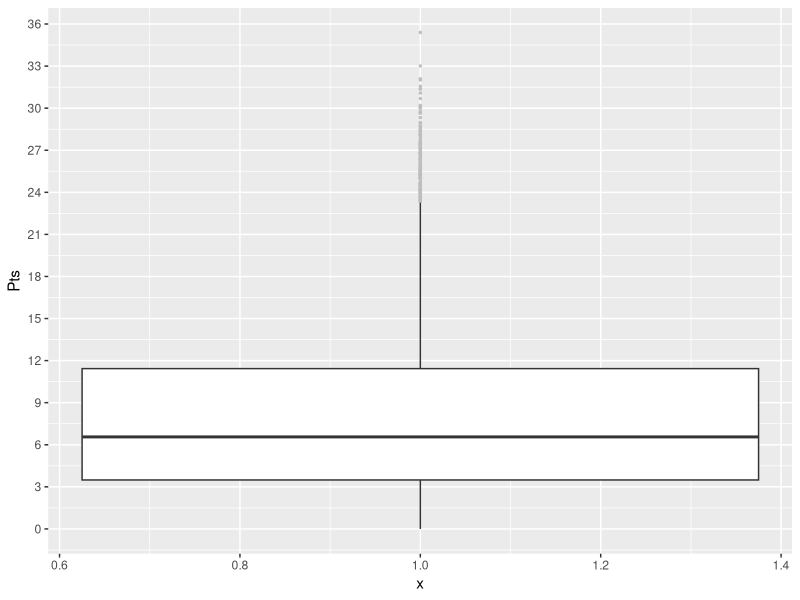
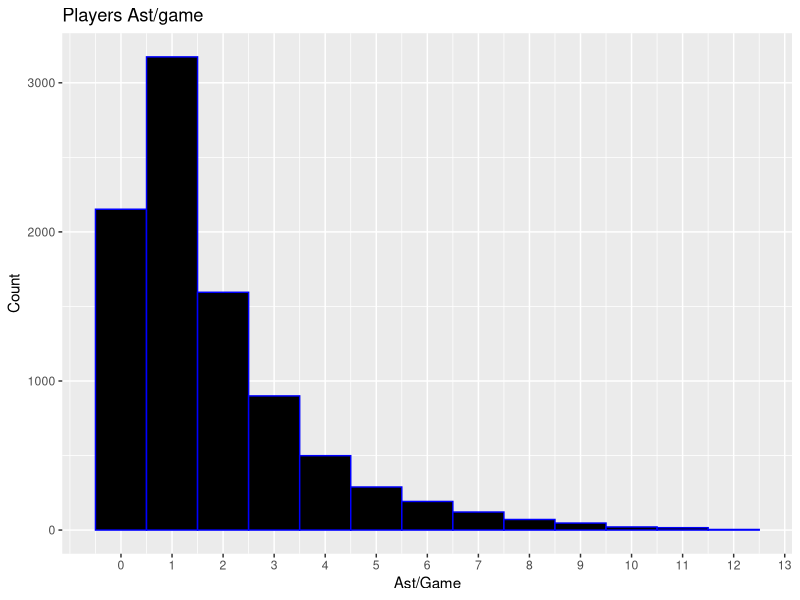
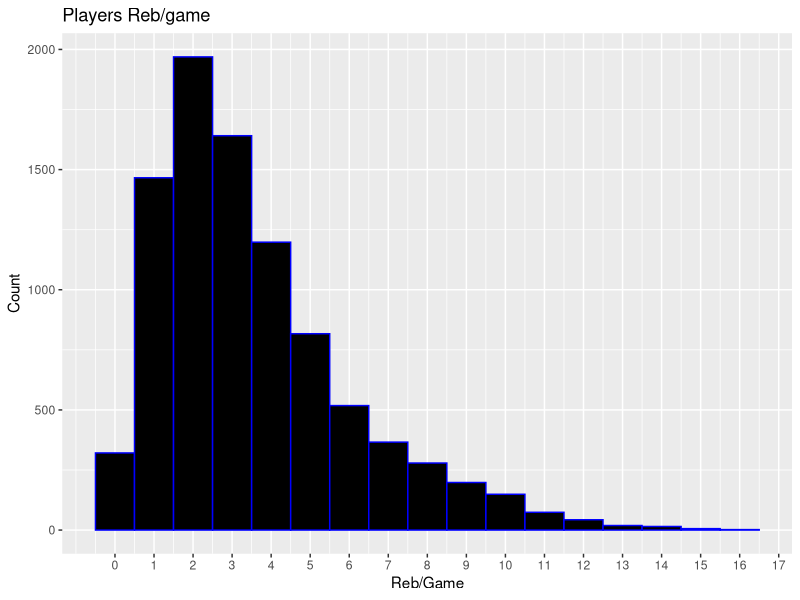
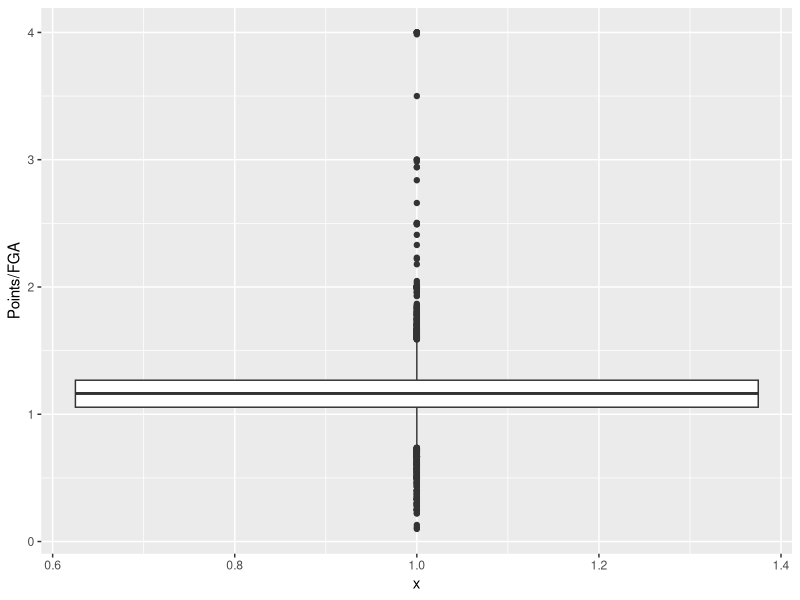
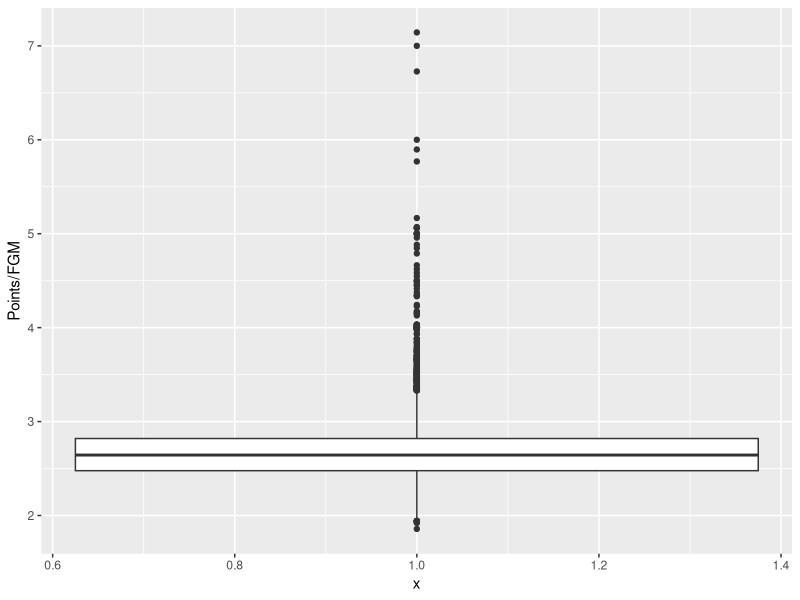
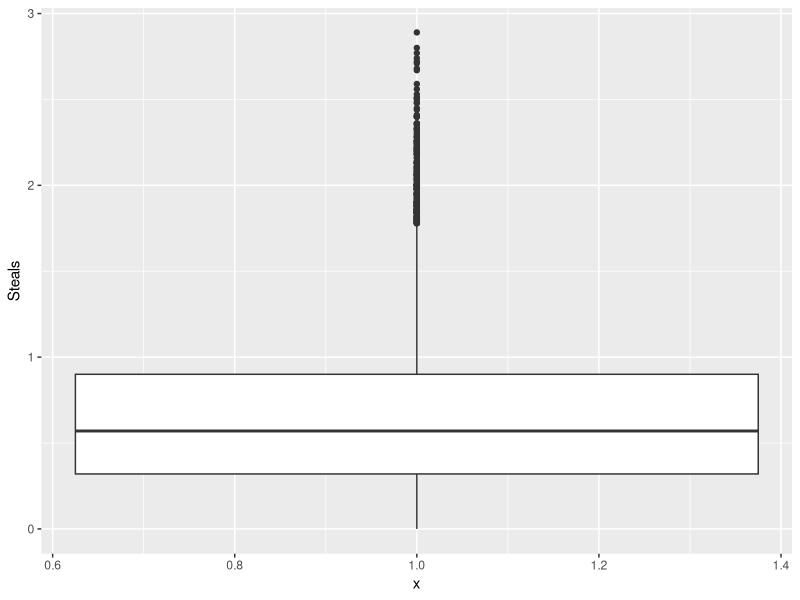
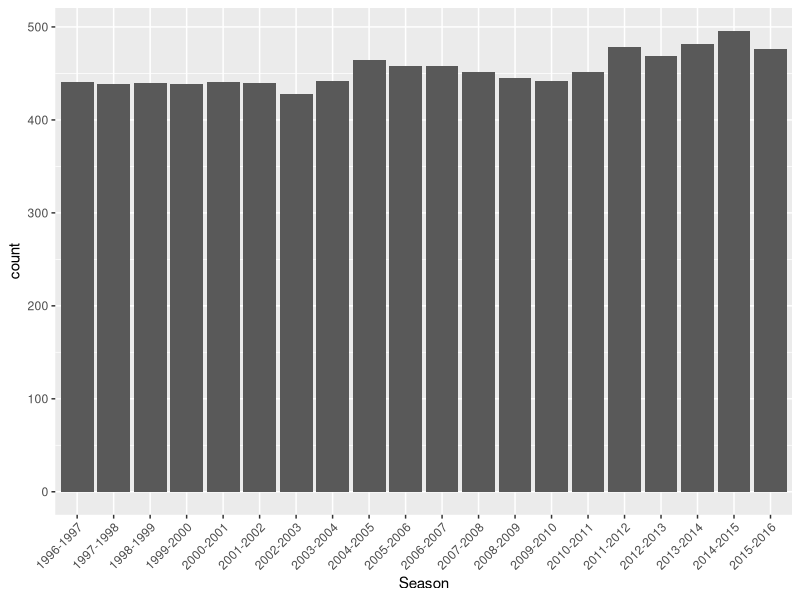
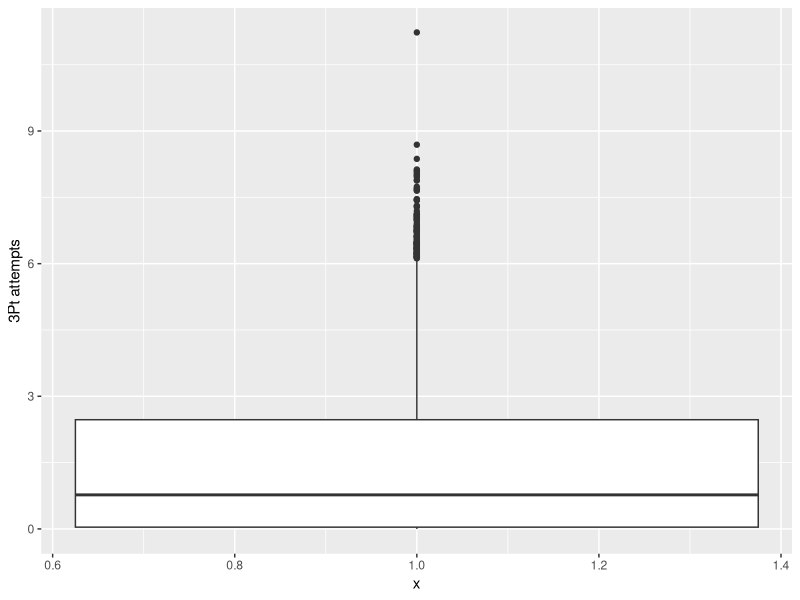

The R source for these figures, in order:
## ---- chunk 1
knitr::opts_chunk$set(fig.width=12, fig.height=8, fig.path='Figs/',
                      echo=FALSE, warning=FALSE, message=FALSE)
## ---- chunk 2
# To ensure I'm working in the right directory..
getwd()
setwd("C:/Users/Michael/Documents/Udacity/Project 4 - R")
list.files()
## ---- chunk 3
# Load all of the packages that you end up using
# in your analysis in this code chunk.

# Notice that the parameter "echo" was set to FALSE for this code chunk.
# This prevents the code from displaying in the knitted HTML output.
# You should set echo=FALSE for all code chunks in your file.

library(ggplot2)
library(gridExtra)
library(grid)
library(GGally)
library(dplyr)
library(RColorBrewer)
## ---- chunk 4
#Loading the data
players_all <- read.csv('players_all_x00.csv')

players_all_reg <- subset(players_all, SeasonType == 'REG')
## ---- chunk 5
# structure of the data and such
names(players_all_reg)
str(players_all_reg)
head(players_all_reg, 5)
## ---- chunk 6
# arrange the data
players_all_reg <- arrange(players_all_reg, Season)
## ---- chunk 7
#Players' PPG, broken into bin sizes of 3 pts
ggplot(data = players_all_reg, aes(y = Pts, x = 1)) +
  geom_boxplot(outlier.color = 'grey', outlier.size = .5) +
  scale_y_continuous(breaks = seq(0,40,3))
## ---- chunk 8
#Players' Ast, broken into bin sizes of 1 Ast
ggplot(data = players_all_reg, aes(x = Ast)) +
  geom_histogram(binwidth = 1, aes(color = I('blue'), fill = I('black'))) +
  scale_x_continuous(breaks = 0:14, name = 'Ast/Game') +
  ylab("Count") +
  ggtitle("Players Ast/game")
## ---- chunk 9
ggplot(data = players_all_reg, aes(x = Reb)) +
  geom_histogram(binwidth = 1, aes(color = I('blue'), fill = I('black'))) +
  scale_x_continuous(breaks = 0:18, name = 'Reb/Game') +
  ylab("Count") +
  ggtitle("Players Reb/game")
## ---- chunk 10
players_all_reg$PtsOverFGA <- ((players_all_reg$Pts)/(players_all_reg$FGA))

ggplot(data = subset(players_all_reg, Pts > 0 & Min > 0 & FGA > 0),
       aes(y = PtsOverFGA, x = 1)) +
  geom_boxplot() +
  ylab('Points/FGA')
## ---- chunk 11
players_all_reg$PtsOverFGM <- ((players_all_reg$Pts)/(players_all_reg$FGM))

ggplot(data = subset(players_all_reg, Pts > 0 & FGM > 0),
       aes(y = PtsOverFGM, x = 1)) +
  geom_boxplot() +
  ylab('Points/FGM')
## ---- chunk 12
ggplot(data = players_all_reg, aes(y = Stl, x = 1)) +
  geom_boxplot() +
  ylab('Steals')
## ---- chunk 13
ggplot(data = players_all_reg, aes(x = Season)) +
  geom_bar(stat = 'count') +
  theme(axis.text.x = element_text(angle = 45, hjust = 1))
## ---- chunk 14
ggplot(data = players_all_reg, aes(y = X3PTA, x = 1)) +
  geom_boxplot() +
  ylab('3Pt attempts')
## ---- chunk 15
ggplot(data = players_all_reg, aes(y = FTA, x = 1)) +
  geom_boxplot() +
  ylab('Free Throw Attempts')
## ---- chunk 16
ggplot(data = players_all_reg, aes(y = FTM, x = 1)) +
  geom_boxplot() +
  ylab('Free Throws Made')
## ---- chunk 17
ggplot(data = players_all_reg, aes(y = OReb, x = 1)) +
  geom_boxplot() +
  ylab('Offensive Rebounds per game')
## ---- chunk 18
ggplot(data = players_all_reg, aes(y = FGPer, x = 1)) +
  geom_boxplot() +
  ylab('Field Goal Percentage')
## ---- chunk 19
str(players_all_reg)
## ---- chunk 20
#Making first new variable: PPG/Field Goals Attempted
#Why this stat? This might show if players are scoring with more or less shot
# attempts over time.

players_all_reg$PtsOverFGA <- ((players_all_reg$Pts)/(players_all_reg$FGA))

ggplot(data = subset(players_all_reg, 
                     FGM > 0 & Pts > 0), aes(x = Season, 
                                             y = PtsOverFGA )) +
  geom_jitter(aes(color = I('black')), size = 2 , alpha= 0.1 )+
  geom_boxplot(alpha= 0.5, color='yellow') +
  theme(axis.text.x = element_text(angle = 45, hjust = 1))
## ---- chunk 21
#Making second new variable: PPG/Field Goals Made
#Why this stat? This might show if players are scoring more points per made
# shot over time. Maybe more three point plays.

players_all_reg$PtsOverFGM <- ((players_all_reg$Pts)/(players_all_reg$FGM))

ggplot(data = subset(players_all_reg, 
                     FGM > 0 & Pts > 0), aes(x = Season, 
                                             y = PtsOverFGM )) +
  geom_jitter(aes(color = I('black')), size = 2 , alpha= 0.1 )+
  geom_boxplot(alpha= 0.5, color='yellow') +
  theme(axis.text.x = element_text(angle = 45, hjust = 1))
## ---- chunk 22
#Players' PPG per season, represented as a boxplot
ggplot(data = players_all_reg, aes(x = Season, y = Pts)) +
  geom_boxplot(outlier.colour = 'blue') +
  ylab('PPG') +
  theme(axis.text.x = element_text(angle = 45, hjust = 1))
## ---- chunk 23
#Players' 3PT attempts by Season
ggplot(data = players_all_reg, aes(x = Season, y = X3PTA, group = 1)) +
  geom_point(aes(color = I('black')), size = 2,
             stat = 'summary', fun.y = mean) +
  coord_cartesian(ylim=c(1, 2)) +
  scale_y_continuous(breaks = seq(0,2,.1), name = "3 Pointers Attempted") +
  geom_smooth(color = I('red')) +
  ggtitle("Average 3PT Attempts per player by Season") +
  theme(axis.text.x = element_text(angle = 45, hjust = 1))
## ---- chunk 24
#Players' 3PT attempts by Season for players who average more than 10 PPG
ggplot(data = subset(players_all_reg, Pts >= 10),
       aes(x = Season, y = X3PTA, group = 1)) +
  geom_point(aes(color = I('black')), size = 2,
             stat = 'summary', fun.y = mean) +
  coord_cartesian(ylim=c(1, 4)) +
  scale_y_continuous(breaks = seq(0,6,1), name = "3 Pointers Attempted") +
  geom_smooth(color = I('red')) +
  ggtitle("Average 3PT Attempts for players with PPG >= 10 by Season") +
  theme(axis.text.x = element_text(angle = 45, hjust = 1))
## ---- chunk 25
ggpairs(subset(players_all_reg, Min > 0),
        columns = c('Min', 'Pts', 'OReb', 'Reb', 'Ast',
                    'Stl', 'Blk', 'X3PTA', 'FTA'))
## ---- chunk 26
ggplot(data = subset(players_all_reg, Pts > 0), aes(x = Stl, y = Pts)) +
  geom_point(aes(color = I('black')), size = 1, alpha = 1/5) +
  coord_cartesian(ylim=c(0, 36), xlim = c(0,3)) +
  scale_y_continuous(breaks = seq(0,35,4), name = "PPG") +
  geom_smooth(color = I('red')) +
  ggtitle("Steals vs PPG")
## ---- chunk 27
ggplot(data = subset(players_all_reg, Pts > 0), aes(x = FTA, y = Pts)) +
  geom_point(aes(color = I('black')), size = 1, alpha = 1/5) +
  coord_cartesian(ylim=c(0, 36), xlim = c(0,12)) +
  scale_y_continuous(breaks = seq(0,35,4), name = "PPG") +
  geom_smooth(color = I('red')) +
  ggtitle("FTA vs PPG")
## ---- chunk 28
ggplot(data = subset(players_all_reg, Pts > 0), aes(x = FTM, y = Pts)) +
  geom_point(aes(color = I('black')), size = 1, alpha = 1/5) +
  coord_cartesian(ylim=c(0, 36), xlim = c(0,9)) +
  scale_y_continuous(breaks = seq(0,35,4), name = "PPG") +
  geom_smooth(color = I('red')) +
  ggtitle("FTM vs PPG")
## ---- chunk 29
ggplot(data = subset(players_all_reg, Pts > 0), aes(x = Reb, y = Pts)) +
  geom_point(aes(color = I('black')), size = 1, alpha = 1/5) +
  coord_cartesian(ylim=c(0, 36), xlim = c(0,15)) +
  scale_y_continuous(breaks = seq(0,35,4), name = "PPG") +
  geom_smooth(color = I('red')) +
  ggtitle("Reb vs PPG")
## ---- chunk 30
ggplot(data = subset(players_all_reg, Pts > 0), aes(x = OReb, y = Pts)) +
  geom_point(aes(color = I('black')), size = 1, alpha = 1/2) +
  coord_cartesian(ylim=c(0, 36), xlim = c(0,7)) +
  scale_y_continuous(breaks = seq(0,35,4), name = "PPG") +
  scale_x_continuous(breaks = seq(0,8,.5), name = "Offensive Rebounds") +
  geom_smooth(color = I('red')) +
  ggtitle("OReb vs PPG")
## ---- chunk 31
players_all_reg$steals.bucket <- cut(players_all_reg$Stl, 
                             c(0,1,2,3,4,5))

ggplot(data = subset(players_all_reg, Pts >= 10),
       aes(x = Season, y = Pts, color = steals.bucket, group = 1)) +
  geom_jitter(size = 3) +
  ylab('PPG') +
  ggtitle("Pts from players with PPG >= 10 vs Season, colored by steals") +
  theme(axis.text.x = element_text(angle = 45, hjust = 1),
        panel.background = element_rect(fill = "black")) +
  scale_color_brewer(palette = "Greens")
## ---- chunk 32
ggplot(aes(x = FGPer, 
           y = Pts  , color = factor(steals.bucket)), 
       data = subset(players_all_reg, Pts >= 10) )+
      geom_point(alpha = 0.8, size = 2)+
      geom_smooth(method = "lm", se = FALSE,size=1) +
  ggtitle("Pts from players with PPG >= 10 vs FG Percentage, 
          colored by steals") +
  scale_color_brewer(palette = "Reds") +
  theme_dark()
## ---- chunk 33
#Show how Free Throws have effected scoring
ggplot(data = subset(players_all_reg, Pts >=5),
       aes(x = Season, y = FTA, group = 1)) +
  geom_point(aes(color = I('black')), size = 2,
             stat = 'summary', fun.y = mean) +
  coord_cartesian(ylim=c(2.2, 3.5)) +
  scale_y_continuous(breaks = seq(0,4,.2),
                     name = "Average Free Throws Attempted") +
  geom_smooth(color = I('blue'), linetype = 1, alpha = 1/5) +
  ggtitle("Average Free Throws Attempted per player by Season") +
  theme(axis.text.x = element_text(angle = 45, hjust = 1))
## ---- chunk 34
#Show how FG Percentage has evolved over time

ggplot(data = subset(players_all_reg, Pts >=20),
       aes(x = Season, y = FGPer, group = 1)) +
  geom_point(aes(color = I('black')), size = 3,
             stat = 'summary', fun.y = mean) +
  coord_cartesian(ylim=c(.44,.49)) +
  stat_summary(fun.y=mean, geom="line", alpha = 1/5) +
  scale_y_continuous(breaks = seq(0,1,.01),
                     name = "Average Field Goal Percentage") +
  geom_smooth(color = I('blue'), linetype = 1, alpha = 1/4) +
  ggtitle("Average Field Goal Percentage of Elite Scorers by Season") +
  theme(axis.text.x = element_text(angle = 45, hjust = 1))
## ---- chunk 35
ggplot(aes(x = FGPer, 
           y = Pts  , color = factor(steals.bucket)), 
       data = subset(players_all_reg, Pts >= 10) )+
      geom_point(alpha = 0.8, size = 2)+
      geom_smooth(method = "lm", se = FALSE, size=3, linetype = 1) +
  ggtitle("PPG of Good Scorers vs FG Percentage, 
          colored by steals") +
  scale_color_brewer(palette = "Reds") +
  theme_dark() +
  guides(color = guide_legend(title = "Steals")) +
  ylab("PPG") +
  xlab("Field Goal Percentage") +
  coord_cartesian(xlim=c(.29,.7))
